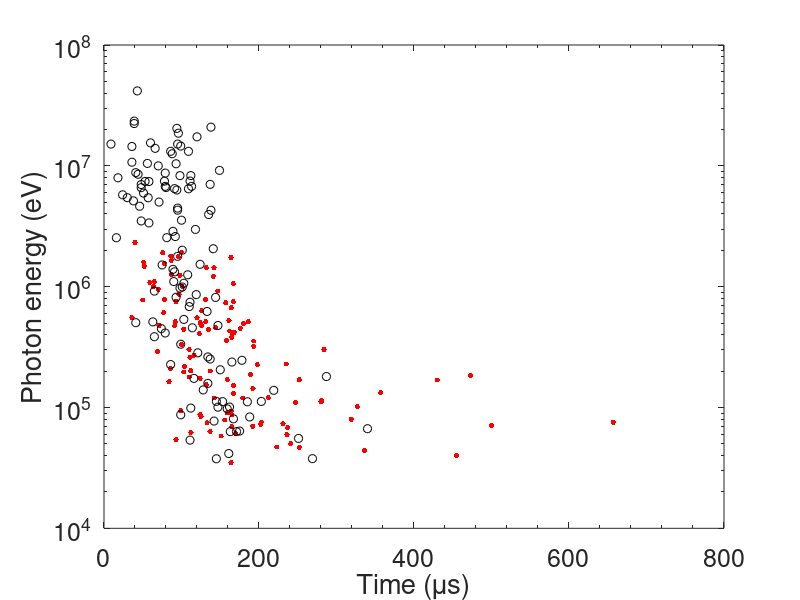
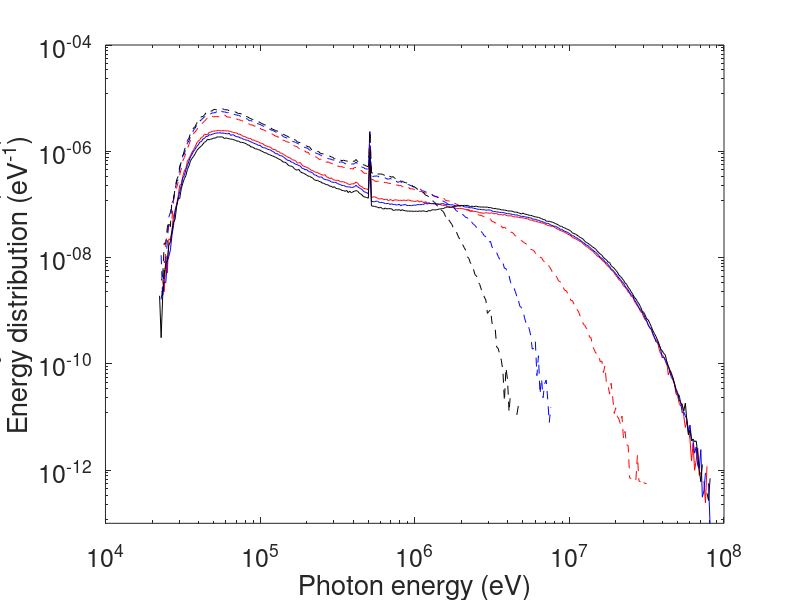
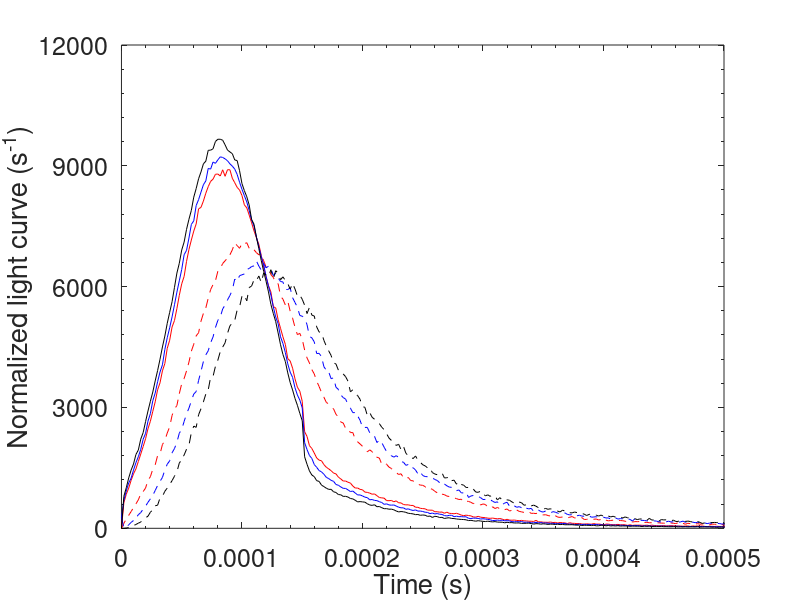
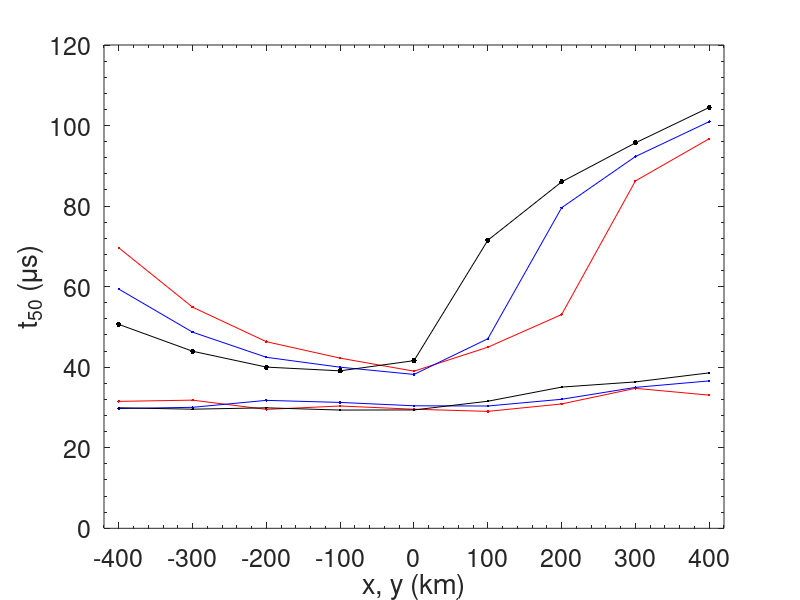

The MATLAB source for these figures, in order:


clear; clc;

load('fig1_results.mat')

% plot Figure 1b
fig=figure;
set(fig,'color',[1 1 1]);
set(fig,'position',[680 1000 600 480]);
set(fig,'defaultAxesFontSize',18);
semilogy(fig1b.event1time,fig1b.event1energy,'r.','MarkerSize',12); hold on;
semilogy(fig1b.event2time,fig1b.event2energy,'ko','MarkerSize',6);
xlabel('Time ({\mu}s)')
ylabel('Photon energy (eV)')
set(gca,'XLim',[0 800e-6]);
set(gca,'XMinorTick','on');
set(gca,'XTick', [0 200e-6 400e-6 600e-6 800e-6]);
set(gca,'XTickLabel', [0 200 400 600 800]);
set(gca,'YLim',[10^4 10^8]);
set(gca,'YMinorTick','on');
set(gca,'YTick', [10^4 10^5 10^6 10^7 10^8]);

% plot Figure 1c
fig=figure;
set(fig,'color',[1 1 1]);
set(fig,'position',[680 1000 600 480]);
set(fig,'defaultAxesFontSize',18);
loglog(fig1c.ebins,fig1c.dis15first,'r--',fig1c.ebins,fig1c.dis15third,'r',...
      fig1c.ebins,fig1c.dis30first,'b--',fig1c.ebins,fig1c.dis30third,'b',...
      fig1c.ebins,fig1c.dis45first,'k--',fig1c.ebins,fig1c.dis45third,'k')
xlabel('Photon energy (eV)')
ylabel('Energy distribution (eV^{-1})')
set(gca,'XLim',[10^4 10^8]);
set(gca,'XMinorTick','on');
set(gca,'XTick', [10^4 10^5 10^6 10^7 10^8]);
set(gca,'YLim',[10^-13 10^-4]);
set(gca,'YMinorTick','on');
set(gca,'YTick', [10^-12 10^-10 10^-8 10^-6 10^-4]);

% plot Figure 1d
fig=figure;
set(fig,'color',[1 1 1]);
set(fig,'position',[680 1000 600 480]);
set(fig,'defaultAxesFontSize',18);
plot(fig1d.tbins,fig1d.lc15first,'r--',fig1d.tbins,fig1d.lc15third,'r',...
    fig1d.tbins,fig1d.lc30first,'b--',fig1d.tbins,fig1d.lc30third,'b',...
    fig1d.tbins,fig1d.lc45first,'k--',fig1d.tbins,fig1d.lc45third,'k')
xlabel('Time (s)')
ylabel('Normalized light curve (s^{-1})')
set(gca,'XLim',[0 500e-6]);
set(gca,'XMinorTick','on');
set(gca,'XTick', [0 100e-6 200e-6 300e-6 400e-6 500e-6]);
set(gca,'YLim',[0 12000]);
set(gca,'YMinorTick','on');
set(gca,'YTick', [0 3000 6000 9000 12000]);

% plot Figure 1e
fig=figure;
set(fig,'color',[1 1 1]);
set(fig,'position',[680 1000 600 480]);
set(fig,'defaultAxesFontSize',18);
plot(fig1e.x,fig1e.t50rise(1,:),'r.-',fig1e.x,fig1e.t50fall(1,:),'r.-',...
    fig1e.x,fig1e.t50rise(2,:),'b.-',fig1e.x,fig1e.t50fall(2,:),'b.-',...
    fig1e.x,fig1e.t50rise(3,:),'k.-',fig1e.x,fig1e.t50fall(3,:),'k.-','MarkerSize',12)
xlabel('x, y (km)')
ylabel('t_{50} ({\mu}s)')
set(gca,'XLim',[-420 420]);
set(gca,'XMinorTick','on');
set(gca,'XTick', [-400:100:400]);
set(gca,'YLim',[0 12e-5]);
set(gca,'YMinorTick','on');
set(gca,'YTick', [0:2e-5:12e-5]);
set(gca,'YTickLabel', [0 20 40 60 80 100 120]);


